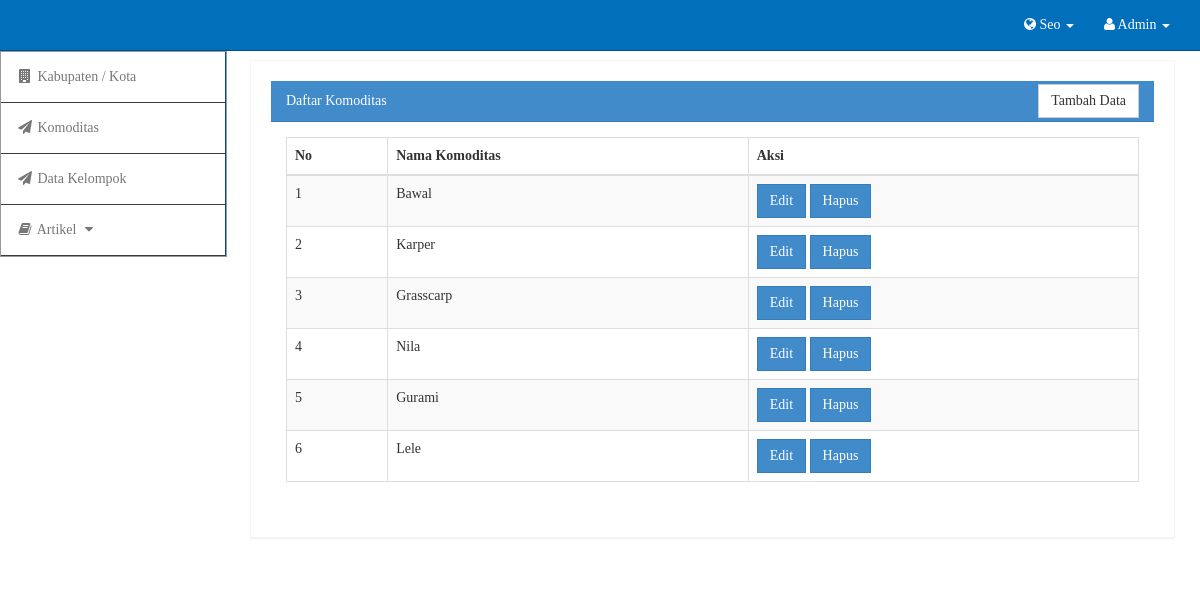
The app's page /admin/media.php?module=komoditas (signed in) with its own data.
### tables this page shows
CREATE TABLE `komoditas` (
  `id_komoditas` int(11) NOT NULL AUTO_INCREMENT,
  `nama` varchar(120) NOT NULL,
  PRIMARY KEY (`id_komoditas`),
  KEY `id_komoditas` (`id_komoditas`),
  KEY `id_komoditas_2` (`id_komoditas`)
);

### admin/modul/mod_komoditas/komoditas.php (the view, shortened to what this page needs)
<?php
 if (empty($_SESSION['username']) AND empty($_SESSION['passuser'])){
  echo "<link href='style.css' rel='stylesheet' type='text/css'>
 <center>Untuk mengakses modul, Anda harus login <br>";
  echo "<a href=../../index.php><b>LOGIN</b></a></center>";
}
else { ?>
		<?php
			$aksi="modul/mod_komoditas/aksi_komoditas.php";
			switch($_GET[act]){
				default:
		?>
				<div class="row">
					<div class="col-lg-12">
						<div class="panel panel-default">
							<div class="panel-heading">
								Daftar Komoditas
								<button type="button" class="btn btn-default pull-right tambah" onclick="location.href='?module=komoditas&act=insertnew'">Tambah Data</button>
							</div>
							<div class="panel-body">
								<div class="table-responsive">
									<table class="table table-striped table-bordered table-hover" id="dataTables-example">
										<thead>
											<tr>
												<th>No</th>
												<th>Nama Komoditas</th>
												<th>Aksi</th>
											</tr>
										</thead>
										<tbody>
											<?php
												$no=1;
												$komoditas= mysql_query("SELECT * FROM komoditas ORDER BY id_komoditas DESC") or die(mysql_error());
												while($m=mysql_fetch_array($komoditas)){
												?>
												<tr>
													<td><?php echo"$no" ?></td>
													<td><?php echo"$m[nama]" ?></td>
													<td class="center">
														<a href="<?php echo"?module=komoditas&act=edit&id=$m[id_komoditas]";?>">
														<button type="button" class="btn btn-primary">Edit</button></a>
														<a href="<?php echo"$aksi?module=komoditas&act=hapus&id=$m[id_komoditas]";?>" onclick="return confirm('Apakah anda yakin menghapus data ini?');"><button type="button" class="btn btn-primary">Hapus</button></a>
													</td>
												</tr>
											<?php $no++; } ?>
										</tbody>
									</table>
								</div>
							</div>
						</div>
					</div>
                </div>
			<?php break;
			?>
				<?php
		 } ?>
<?php } ?>

### admin/css/sb-admin.css (style rules this page uses)
html { font-family: Century Gothic; -webkit-text-size-adjust: 100%; -ms-text-size-adjust: 100%; }
body { font-family: Century Gothic; margin-top: 100px; background-color: #fff; }
@media (min-width:768px) { body { margin-top: 50px; } }
.panel { margin-bottom: 20px; background-color: #fff; border: 1px solid #F5F5F5; border-radius: 0px; -webkit-box-shadow: 0 1px 1px rgba(0,0,0,.05); box-shadow: 0 1px 1px rgba(0,0,0,.05); }
.panel-default>.panel-heading { background-color: #428bca; border-color: #357ebd; border-radius: 0px; color: #fff; text-align: center; }
.btn { border-radius: 0; }
.tambah { margin-top: -7px; }
.panel { padding: 20px; }
.panel-default>.panel-heading { text-align: left; }

### records on screen
komoditas: nama "Bawal"
komoditas: nama "Karper"
komoditas: nama "Grasscarp"
komoditas: nama "Nila"
komoditas: nama "Gurami"
komoditas: nama "Lele"
